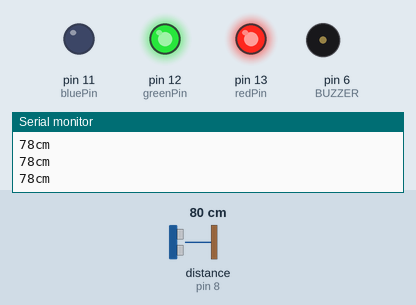
This sketch was run on a simulated Arduino Uno, built with avr-gcc and run on an emulated ATmega328P. On the bench: output pins drawn as LEDs (lit = HIGH), buzzer (waves = sounding), the last lines printed to the serial monitor. Wiring (inferred from the names in the program): ultrasonic range finder: trigger pin 9; echo pin 8. The test bench sets the inputs (shaded band); at power-on: distance to the obstacle (sensor on pin 8) 80 cm. The echo pulse lasts 58.3 µs per cm; pins used as bus, display or sensor lines are not drawn.

Above: at 1.3 s.
1.4 s: distance to the obstacle (sensor on pin 8) set to 56 cm
3.2 s: distance to the obstacle (sensor on pin 8) set to 47 cm
At 5.1 s:
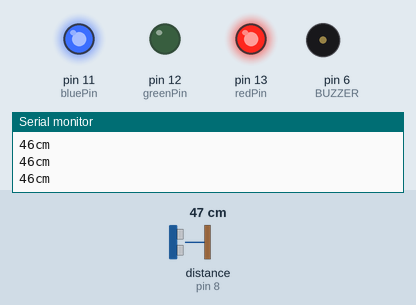
5.5 s: distance to the obstacle (sensor on pin 8) set to 23 cm
7.0 s: distance to the obstacle (sensor on pin 8) set to 19 cm
At 7.14 s:
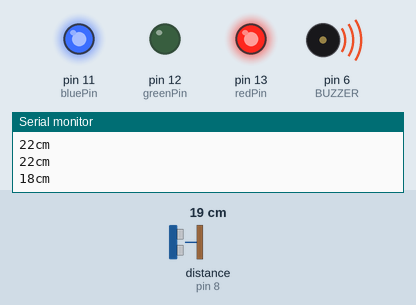
At 7.5 s:
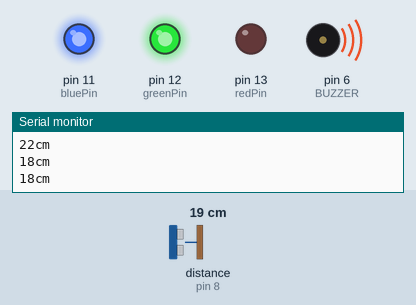
10.0 s: distance to the obstacle (sensor on pin 8) set to 2 cm
At 10.7 s:
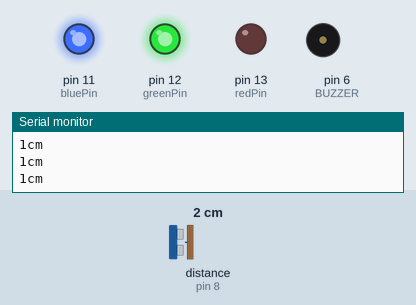
11.6 s: distance to the obstacle (sensor on pin 8) set to 18 cm
Timing chart, 0 to 15.6 s (numbered marks = the images above; inputs shaded):
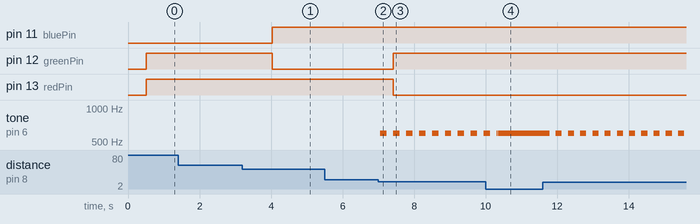

Measured:
- the behaviour switches between 52 and 51 cm on distance to the obstacle (sensor on pin 8) (found by bisection; images 0 and 1)
- the behaviour switches between 22 and 21 cm on distance to the obstacle (sensor on pin 8) (found by bisection; images 1 and 2)
- after the input at 3.2 s, pin 11 (bluePin): LOW → HIGH after 0.84 s; pin 12 (greenPin): HIGH → LOW after 0.84 s
- after the input at 7.0 s, pin 12 (greenPin): LOW → HIGH after 0.41 s; pin 13 (redPin): HIGH → LOW after 0.41 s; tone on pin 6 (BUZZER): alternates 600 Hz for 0.18 s and silent for 0.18 s, starting after 0.05 s

The sketch:

Spec.-2_Ultrasonic_Sensor.ino
```cpp
#define trigPin 9
#define echoPin 8
#define BUZZER 6

int redPin   = 13;
int greenPin = 12;
int bluePin  = 11;


void setup()
{
  Serial.begin(9600);

  pinMode(trigPin, OUTPUT);
  pinMode(echoPin, INPUT);

 pinMode(redPin, OUTPUT);
 pinMode(greenPin, OUTPUT);
 pinMode(bluePin, OUTPUT);
}

//pulsing(pin, pulse);
void setColor(int red, int green, int blue){
 analogWrite(redPin,255-red);
 analogWrite(greenPin,255-green);
 analogWrite(bluePin,255-blue);


}

void loop()
{

long duration, distance;

  digitalWrite(trigPin, LOW);
  delayMicroseconds(2);
  digitalWrite(trigPin, HIGH);
  delayMicroseconds(10);

  digitalWrite(trigPin, LOW);

  duration = pulseIn(echoPin, HIGH);

  distance = duration *17/1000;

  if (distance >= 200 || distance <=0 ) {
  Serial.println("unable to measure the distance");

  }
  else {

  Serial.print(distance);
  Serial.println("cm");
}

if (distance <=20) {

 // analogWrite(redPin,distance);
  tone(BUZZER,600);
  delay(distance * 10);
  noTone(BUZZER);
  delay(distance*10);
}
else {
delay(500);
}
//}
 if (distance>50){

      setColor(0, 0, 255);
    }else if (distance > 20){
      setColor(0, 255, 0);
    }else{
      setColor(255, 0, 0);
    }

}
```
